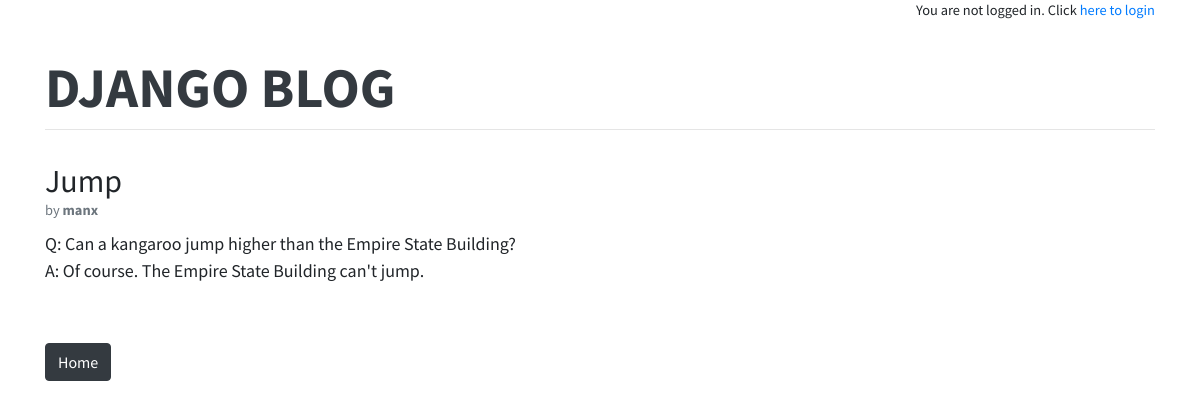
The page /post/8/ on the database its author committed.
### blog/models.py (models this page shows, shortened)
class Post(models.Model):
    title = models.CharField(max_length=200)
    author = models.ForeignKey(
        'auth.User',
        on_delete=models.CASCADE,
    )
    body = models.TextField()

### blog/views.py (the view)
# urls.py: path('post/<int:pk>/', BlogDetailView.as_view(), name='post_detail'),
class BlogDetailView(DetailView):
    model = Post
    template_name = 'post_detail.html'

### templates/post_detail.html (shortened to what this page needs)
{% extends 'base.html' %}
{% block content %}
    <div class="post-entry">
        <h2 class="mb-0">{{ post.title }}</h2>
        <p class="text-muted small mb-2">by <b>{{ post.author }}</b></p>
        {% autoescape on %}
        <p>{{ post.body | linebreaksbr }}</p>
        {% endautoescape %}
        <br/>
    </div>
    <p>
        <a href="{% url 'home' %}" class="btn btn-dark">Home</a>
    </p>
{% endblock content %}

### static/css/base.css (style rules this page uses)
body { font-family: 'Source Sans Pro', sans-serif; font-size: 18px; }
.post-entry { margin-bottom: 2rem; }
.post-entry h2 { margin: 0.5rem 0; }
.post-entry p { margin: 0; font-weight: 400; }

### rows shown on the page
Post: title "Jump", author "manx", body "Q: Can a kangaroo jump higher than the Empire State Building? A: Of course. The Empire State Building can't jump."
